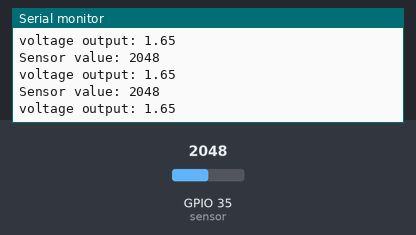
This sketch was run on a simulated ESP32. Parts: the last lines printed to the serial monitor. The test bench sets the inputs (shaded band); at power-on: GPIO 35 (sensor) = 2048.

Above: at 1.2 s.
1.3 s: GPIO 35 (sensor) set to 2866
At 1.9 s:
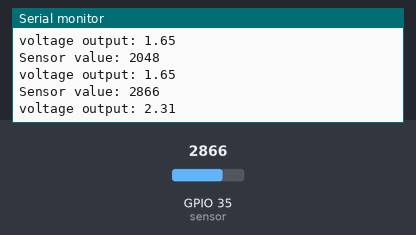
2.8 s: GPIO 35 (sensor) set to 3603
At 3.4 s:
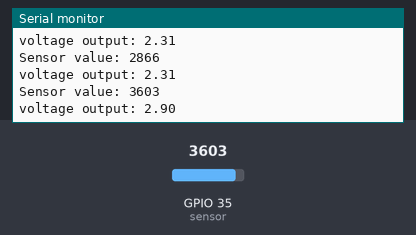
Timing chart, 0 to 5.8 s (numbered marks = the images above; inputs shaded):
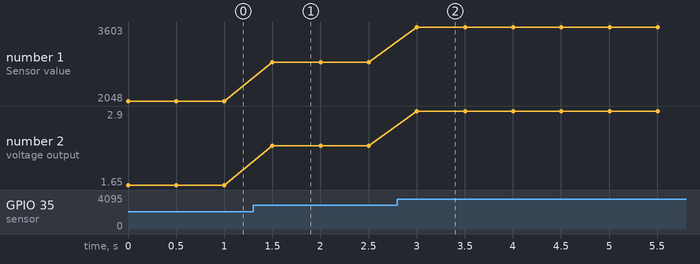

The sketch:

BREE490_CalibrationCapacitiveSensor.ino
```cpp
void setup() {
  Serial.begin(9600); // open serial port, set the baud rate to 9600 bps
}
void loop() {
  Serial.print("Sensor value: ");
  Serial.println(analogRead(35)); //connect sensor and print the value to serial
  Serial.print("voltage output: ");

  Serial.println(analogRead(35) *( 3.3 / 4095.0));

  delay(500);
}
```

Measured:
- after the input at 1.3 s, the serial monitor: prints a new line after 0.20 s (image 1)
- after the input at 2.8 s, the serial monitor: prints a new line after 0.20 s (image 2)
- plotted number 1: 2048 → 2866 after the input at 1.3 s, 2866 → 3603 after the input at 2.8 s
- plotted number 2: 1.65 → 2.31 after the input at 1.3 s, 2.31 → 2.9 after the input at 2.8 s
